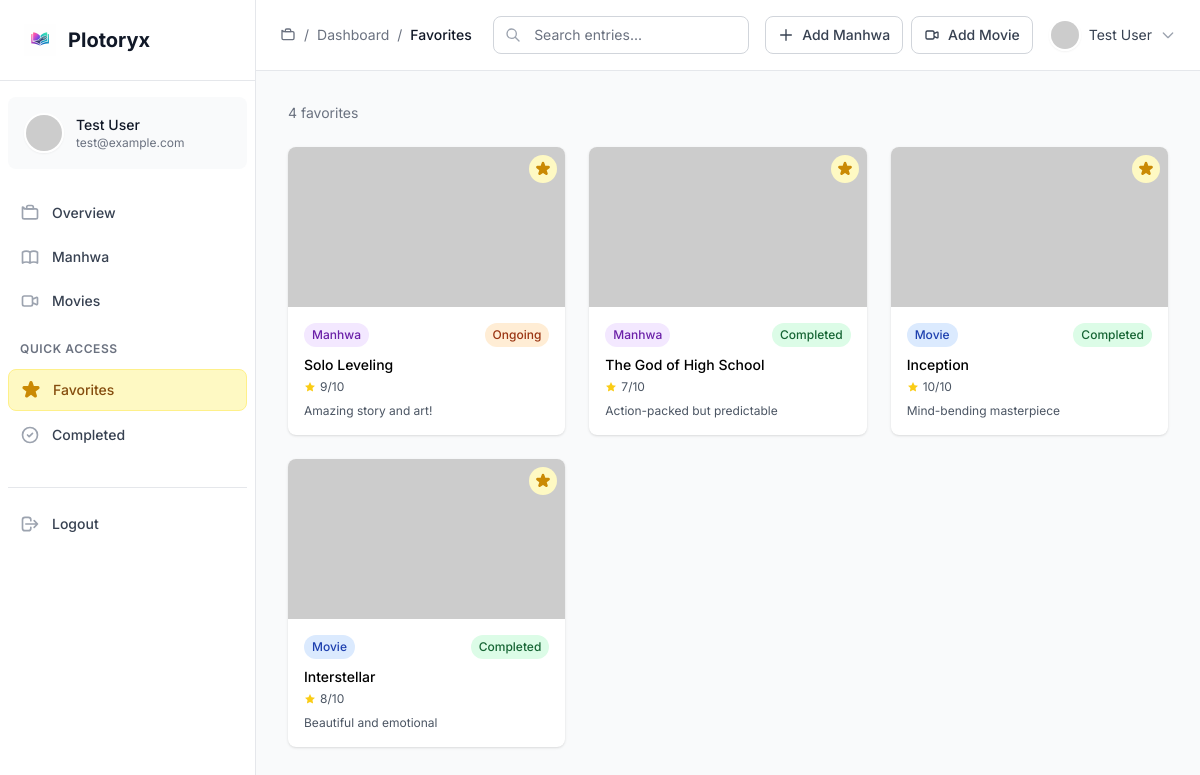
Screenshot of /dashboard.php?page=favorites (signed in) with the database file from the repository.
### tables this page shows
CREATE TABLE entries (
    id INT AUTO_INCREMENT PRIMARY KEY,
    user_id INT NOT NULL,
    type ENUM('manhwa', 'movie') NOT NULL,
    title VARCHAR(255) NOT NULL,
    image VARCHAR(255),
    status ENUM('ongoing', 'completed') DEFAULT 'ongoing',
    rating INT CHECK (rating >= 1 AND rating <= 10),
    remarks TEXT,
    favorite BOOLEAN DEFAULT FALSE,
    date_started DATE,
    date_ended DATE,
    link VARCHAR(500),
    created_at TIMESTAMP DEFAULT CURRENT_TIMESTAMP,
    FOREIGN KEY (user_id) REFERENCES users(id) ON DELETE CASCADE
);

### pages/favorites.php (the view, shortened to what this page needs)
<?php
global $pdo;
$userId = $_SESSION['user_id'];
$query = "SELECT * FROM entries WHERE user_id = ? AND COALESCE(favorite, 0) = 1 ORDER BY created_at DESC";
$stmt = $pdo->prepare($query);
$stmt->execute([$userId]);
$entries = $stmt->fetchAll(PDO::FETCH_ASSOC);
?>
<?php if (empty($entries)): ?>
    <div class="text-center py-12">
        <svg class="w-16 h-16 text-gray-300 mx-auto mb-4" fill="none" stroke="currentColor" viewBox="0 0 24 24">
            <path stroke-linecap="round" stroke-linejoin="round" stroke-width="2" d="M4.318 6.318a4.5 4.5 0 000 6.364L12 20.364l7.682-7.682a4.5 4.5 0 00-6.364-6.364L12 7.636l-1.318-1.318a4.5 4.5 0 00-6.364 0z"/>
        </svg>
        <h3 class="text-lg font-medium text-gray-900 mb-2">No favorites yet</h3>
        <p class="text-gray-500 mb-6">Click the star icon on any entry to add it to your favorites</p>
        <a href="?page=dashboard" class="inline-flex items-center px-4 py-2 bg-gray-900 text-white text-sm font-medium rounded-lg hover:bg-gray-800 transition-colors">
            Browse Content
        </a>
    </div>
<?php else: ?>
    <div class="mb-6 text-sm text-gray-500">
        <?php echo count($entries); ?> favorites
    </div>
    <div class="grid grid-cols-1 md:grid-cols-2 lg:grid-cols-3 xl:grid-cols-4 gap-6">
        <?php foreach ($entries as $entry): ?>
            <div class="bg-white rounded-lg shadow overflow-hidden relative group">
                <form method="POST" action="/Plotoryx/toggle_favorite.php" class="absolute top-2 right-2 z-10">
                    <button type="submit" class="p-1.5 rounded-full bg-yellow-100 text-yellow-600 hover:bg-yellow-200 transition-colors">
                    </button>
                </form>
                <img src="<?php echo $entry['image'] ? $entry['image'] : 'https://via.placeholder.com/300x200'; ?>" alt="<?php echo htmlspecialchars($entry['title']); ?>" class="w-full h-40 object-cover">
                <div class="p-4">
                    <div class="flex items-center justify-between mb-2">
                        <span class="inline-flex items-center px-2 py-1 rounded-full text-xs font-medium <?php echo $entry['type'] == 'manhwa' ? 'bg-purple-100 text-purple-800' : 'bg-blue-100 text-blue-800'; ?>">
                            <?php echo ucfirst($entry['type']); ?>
                        </span>
                        <span class="inline-flex items-center px-2 py-1 rounded-full text-xs font-medium <?php echo $entry['status'] == 'completed' ? 'bg-green-100 text-green-800' : 'bg-orange-100 text-orange-800'; ?>">
                            <?php echo ucfirst($entry['status']); ?>
                        </span>
                    </div>
                    <h3 class="font-medium text-sm mb-1"><?php echo htmlspecialchars($entry['title']); ?></h3>
                    <?php if ($entry['rating']): ?>
                        <div class="flex items-center text-xs text-gray-600">
                            <svg class="w-3 h-3 mr-1 text-yellow-400" fill="currentColor" viewBox="0 0 24 24">
                                <path d="M12 2l3.09 6.26L22 9.27l-5 4.87 1.18 6.88L12 17.77l-6.18 3.25L7 14.14 2 9.27l6.91-1.01L12 2z"/>
                            </svg>
                            <?php echo $entry['rating']; ?>/10
                        </div>
                    <?php endif; ?>
                    <?php if ($entry['remarks']): ?>
                        <p class="text-xs text-gray-600 mt-2"><?php echo htmlspecialchars(substr($entry['remarks'], 0, 40)); ?><?php echo strlen($entry['remarks']) > 40 ? '...' : ''; ?></p>
                    <?php endif; ?>
                </div>
            </div>
        <?php endforeach; ?>
    </div>
<?php endif; ?>

### dashboard.php (style rules this page uses)
body { font-family: 'Inter', sans-serif; }

### rows the page displays
entries: type "Manhwa", status "Ongoing", title "Solo Leveling", rating "9", remarks "Amazing story and art!"
entries: type "Manhwa", status "Completed", title "The God of High School", rating "7", remarks "Action-packed but predictable"
entries: type "Movie", status "Completed", title "Inception", rating "10", remarks "Mind-bending masterpiece"
entries: type "Movie", status "Completed", title "Interstellar", rating "8", remarks "Beautiful and emotional"

### other values shown
$user['name'] "Test User"
$user['email'] "test@example.com"
$crumb "Dashboard"
$crumb "Favorites"
count($entries) "4"
